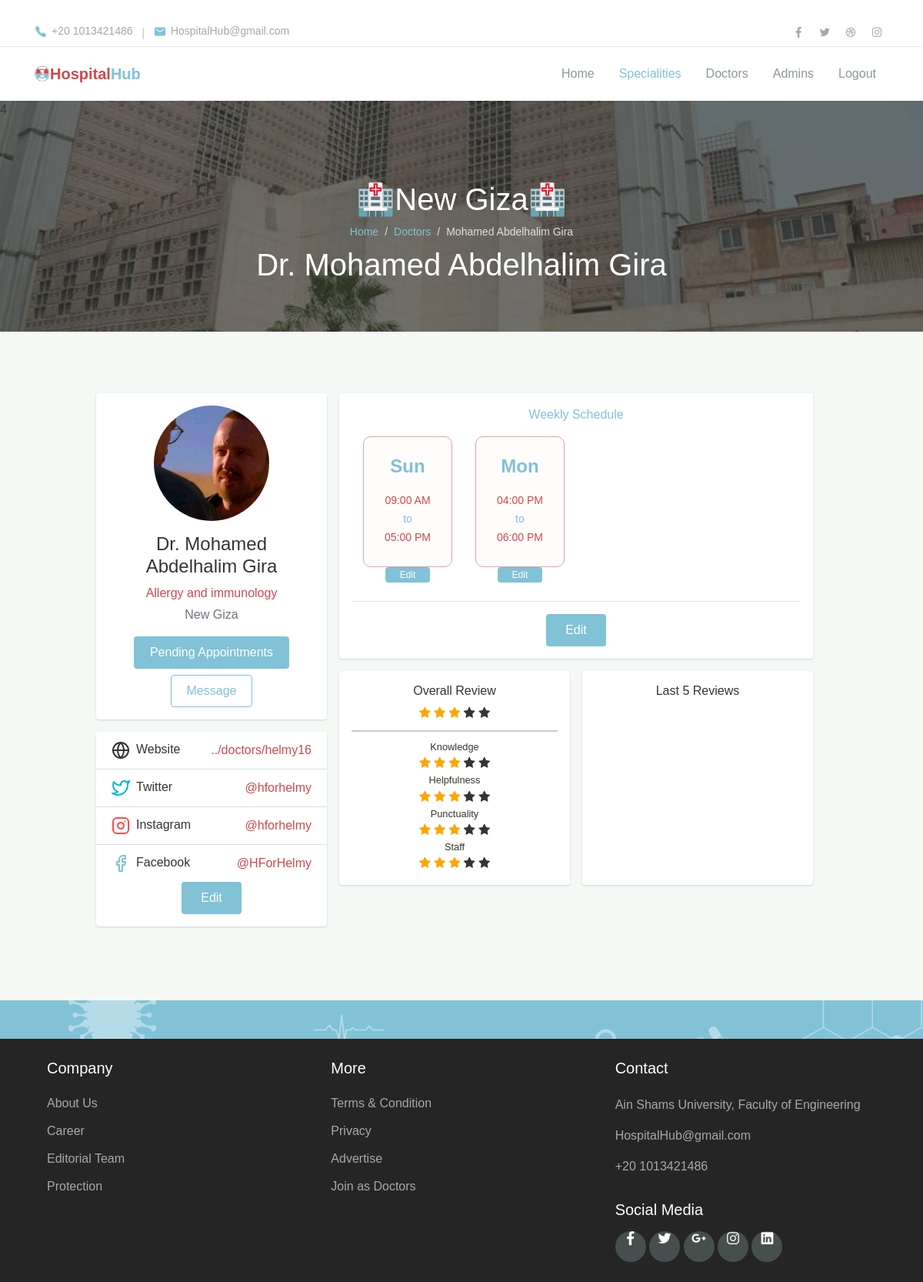
Before: /h/admin/doctors/doctor (signed in) with the older database file.
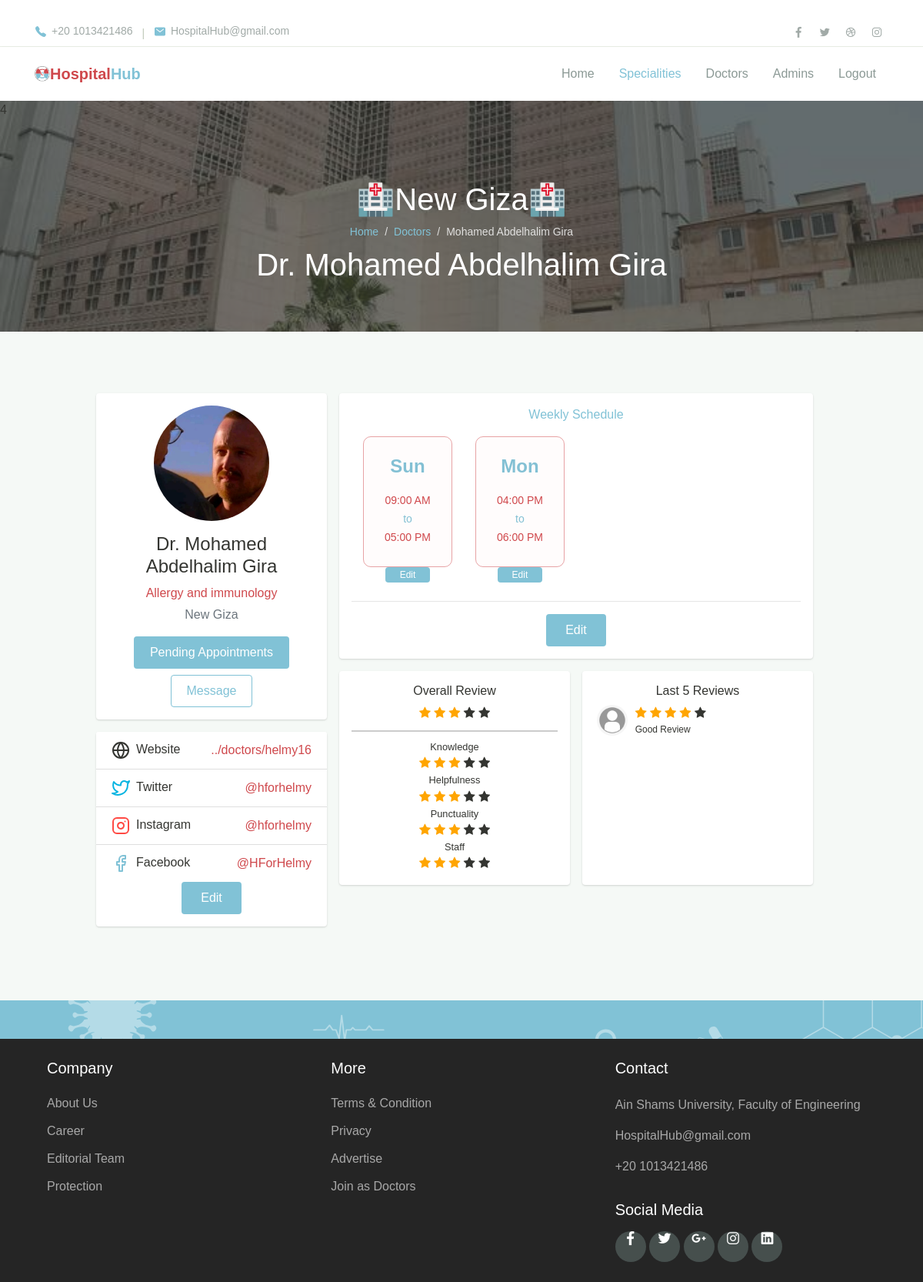
After: the same page with the newer database file.
### hospital_hub/models.py (models this page shows, shortened)
class Schedule(models.Model):
    day = models.CharField(max_length=50)
    doctor = models.ForeignKey(
        Doctor, on_delete=models.CASCADE, related_name="dailyschedule")
    start_time = models.TimeField()
    end_time = models.TimeField()
    price = models.IntegerField()
    patient_count = models.IntegerField()

class Review(models.Model):
    doctor = models.ForeignKey(
        Doctor, on_delete=models.CASCADE, related_name="my_reviews")
    patient = models.ForeignKey(
        Patient, on_delete=models.CASCADE, related_name="my_comments")
    comment = models.TextField()
    rating = models.IntegerField(
        default=Rating.EXCELLENT, choices=Rating.choices)

class Patient(models.Model):
    my_account = models.ForeignKey(
        User, on_delete=models.CASCADE, related_name="my_patient")

class User(AbstractBaseUser):
    username = models.CharField(max_length=255, unique=True)
    email = models.EmailField(
        verbose_name='email address', max_length=255, unique=True)
    full_name = models.CharField(max_length=255, blank=True, null=True)
    phone_number = models.IntegerField()
    city = models.ForeignKey(City, on_delete=models.PROTECT, null=True)
    owner = models.BooleanField(default=False)  # can login
    admin = models.BooleanField(default=False)  # staff user non superuser
    doctor = models.BooleanField(default=False)  # superuser
    patient = models.BooleanField(default=False)  # superuser
    staff = models.BooleanField(default=False)  # necessary
    created_at = models.DateTimeField(null=True)
    image = models.ImageField(
        default="media/no_profile_img.png", upload_to="media/")
    USERNAME_FIELD = 'username'  # username
    EMAIL_FIELD = 'email'  # Email
    REQUIRED_FIELDS = ['email', 'full_name', 'phone_number']
    objects = UserManager()

### hospital_hub/views.py (the view, shortened to what this page needs)
# urls.py: path('admin/doctors/<str:doctor_name>',views.Admin.ViewDoctorProfile,name='admin_view_doctor'),
    def ViewDoctorProfile(request, doctor_name):
        days = ['Sunday', 'Saturday', 'Monday',
                'Tuesday', 'Wednesday', 'Thursday', 'Friday']
        hospital = request.user.my_admin.first().hospital
        doc_account = User.objects.filter(username=doctor_name, doctor=True)
        doctor = doc_account.first().my_doctor.first()
        if doc_account.count() == 1:
            doc = doc_account.first().my_doctor.first()
            account = doc_account.first()
            reviews = doc.my_reviews.all()
            schedules = doc.dailyschedule.all()
            schedule_abbreviation = []
            for schedule in schedules:
                schedule_abbreviation.append([schedule, schedule.day[0:3]])
            empty_days = []
            for day in days:
                dne = True
                for schedule in schedules:
                    if schedule.day == day:
                        dne = False
                        break
                if dne == True:
                    empty_days.append(day)
            return render(request, "hospital_hub/admin/admin_view_doctor_profile.html", {
                "doctor": doc,
                "account": account,
                "hospital": hospital,
                "schedules": schedule_abbreviation,
                "reviews": reviews,
                "empty_days": empty_days,
            })
        else:
            specialities = hospital.specialities.all()
            return render(request, "hospital_hub/admin/view_specialities.html", {
                "message": "No doctor by this name exitsts in your hospital.",
                "specialities": specialities,
            })

### hospital_hub/models.py (called while the page is built)
    def __str__(self):
        return self.name

    def __str__(self):
        return self.name

### hospital_hub/templates/hospital_hub/Admin/admin_view_doctor_profile.html (shortened to what the changed rows need)
﻿{%extends 'hospital_hub/Admin/admin_layout.html'%}
{%load static%}
{%block body%}
  <link rel="stylesheet" href="https://cdnjs.cloudflare.com/ajax/libs/font-awesome/4.7.0/css/font-awesome.min.css">
   <link rel="stylesheet" href="{%static 'hospital_hub/assets/css/doctor_profile.css'%}"/>
  <div class="page-banner overlay-dark bg-image" style="background-image: url(../../../static/hospital_hub/assets/img/bg_image_1.jpg);">4
    <div class="banner-section">
      <div class="container text-center wow fadeInUp">
        <h1 class="font-weight-normal">🏥{{hospital.name}}🏥</h1>
        <h1 class="font-weight-normal">Dr. {{account.full_name}} </h1>
      </div>
    </div>
  </div>
  <div class="page-section bg-light">
    <div class="container">
      <div class="row justify-content-center">
        <div class="col-lg-10">
          <div class="row">
            <div class="row gutters-sm">
              <div class="col-md-8 ">
                <div class="card mb-3">
                  <div class="card2-body test">
                    <section id="working-time" class="working-time">
                            <div class="container">
                                <div class="row">
                                    {%for schedule,abbreviation in schedules %}
                                       <div class="col-3 col-sm-3 col-md-3 col-lg-3 mb-2">
                                        <div class="time-panel">
                                            <h3>{{abbreviation}}</h3>
                                            <ul class="list-unstyled mb-0">
                                                <li style="color:#CF484C;" >{{schedule.start_time|time:"h:i A"}}</li>
                                                <li style="color:#81C2D6;">to</li>
                                                <li style="color:#CF484C;">{{schedule.end_time|time:"h:i A"}}</li>
                                            </ul>
                                        </div>
                                        <button type="button" class="btn btn-primary" data-toggle="modal"
                                                data-target="#edit_{{schedule.day}}" style="width:50%;
                                        font-size:12px; padding:0px 0px;">Edit</button>
                                    </div>
                                    {%endfor%}
                                </div>
                            </div>
                        </section>
                  </div>
                </div>
                <div class="row gutters-sm">
                  <div class="col-sm-6 mb-3">
                    <div class="card h-100">
                      <div class="card-body">
                        {%for review in reviews%}
                            <div class="row align-items-center" style="margin:1%">
                              <img src="{{review.patient.my_account.image.url}}" alt="Admin" class="rounded-circle" width="40">
                              <div class="col" style="padding-left:10px">
                                {% for i in '01234'|make_list %}
                                  {%if forloop.counter <= review.rating %}
                                  <span class="fa fa-star checked"></span>
                                  {%else%}
                                  <span class="fa fa-star "></span>
                                  {%endif%}
                                {% endfor %}
                                <div class="col" style="padding-left:0px">
                                  <span style="font-size:12px; text-align:left;"> {{review.comment}} </span>
                                </div>
                              </div>
                            </div>
                          {%endfor%}
                      </div>
                    </div>
                  </div>
                </div>
              </div>
            </div>
          </div>
        </div>
      </div>
    </div>
  </div>
{%endblock%}

Changed rows visible on the page:
added Review: patient.my_account.image (picture), rating 4 (drawn), comment "Good Review"
